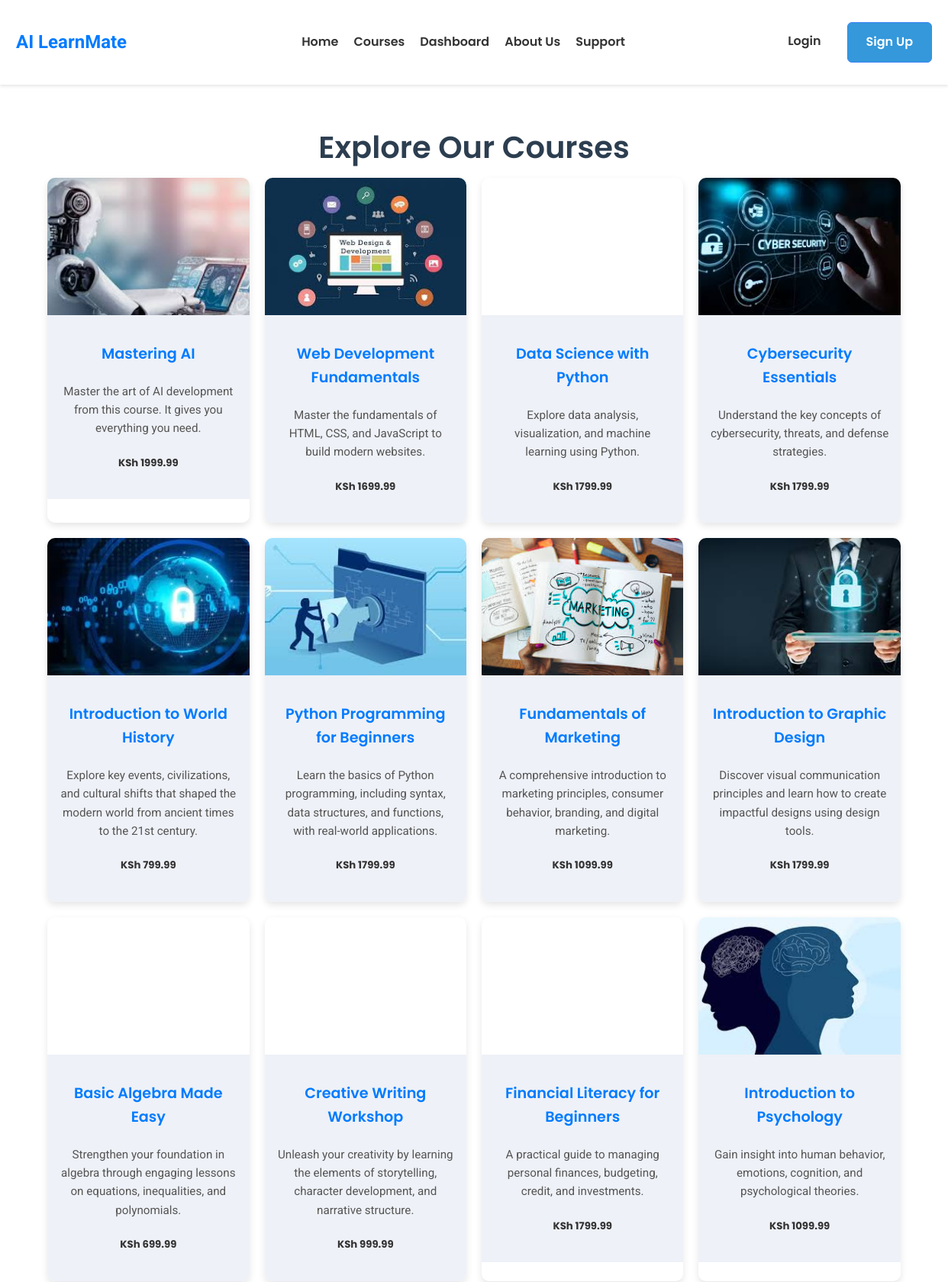
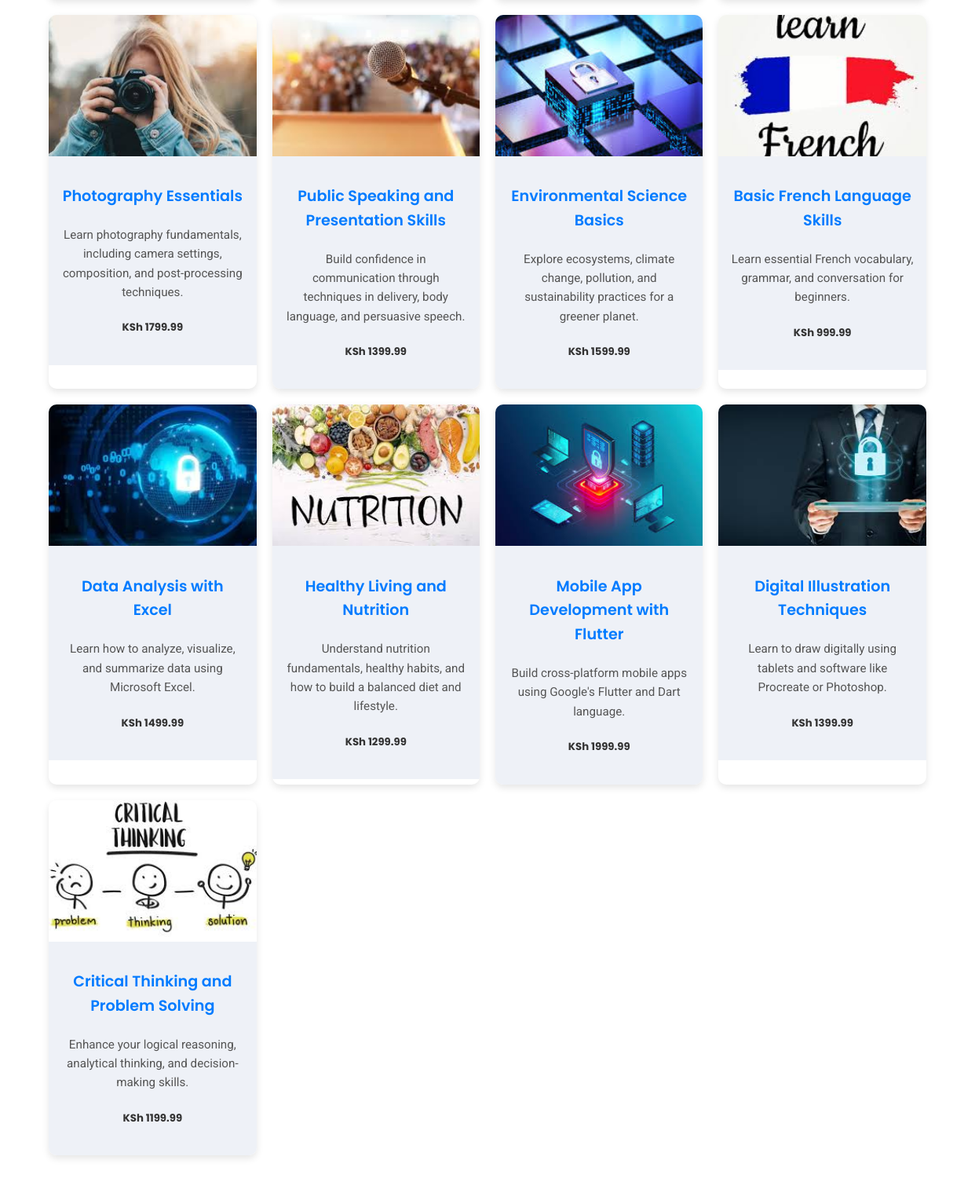
Page /courses/ (upper part) on the committed database (2 pictures, top to bottom).
### learning/models.py (models this page shows, shortened)
class Course(models.Model):
    title = models.CharField(max_length=200)
    description = models.TextField()
    instructor = models.ForeignKey(User, on_delete=models.CASCADE, related_name='courses_taught')
    subject = models.CharField(max_length=100)
    difficulty = models.CharField(max_length=50)
    course_image = models.ImageField(upload_to='courseimages')
    learning_outcomes = models.TextField()
    created_at = models.DateTimeField(auto_now_add=True)
    updated_at = models.DateTimeField(auto_now=True)
    is_ai_recommended = models.BooleanField(default=False)
    price = models.FloatField(default=1799.99)

### learning/views.py (the view)
# urls.py: path('courses/', views.courses, name='courses'), # Lists all available courses
def courses(request):
    courses = Course.objects.all()
    context = {
        'courses': courses,
    }
    return render(request, 'learning/courses.html', context=context)

### templates/learning/courses.html
{% extends 'base.html' %}
{% load static %}
{% block content %}
<section class="courses">
    <h2 class="page-title">Explore Our Courses</h2>
    <div class="courses-grid">
    {% for course in courses %}
        <div class="course-card">
            <div class="course-image" style="background-image: url('{{ course.course_image.url }}');"></div>
            <div class="course-info">
                <h4><a href="{% url 'learningapp:course_detail' course.id %}" class="course-title"> {{course.title}} </a></h4>
                <p class="course-summary">{{course.description}}</p>
                <h5>KSh {{course.price}}</h5>
            </div>
        </div>
    {% endfor %}
    </div>
</section>
{% endblock %}

### static/styles/home.css (style rules this page uses)
body { font-family: 'Poppins', sans-serif; margin: 0; padding: 0; color: #333; line-height: 1.6; }
h1, h2, h3, h4 { font-family: 'Roboto', sans-serif; font-weight: 700; }
a { text-decoration: none; color: inherit; }

### static/styles/courses.css (style rules this page uses)
.courses { width: 90%; max-width: 1200px; margin: 50px auto; }
.page-title { font-family: 'Poppins', sans-serif; font-size: 2.5rem; font-weight: 600; text-align: center; margin-bottom: 40px; color: #222; }
.courses-grid { display: grid; grid-template-columns: repeat(auto-fit, minmax(250px, 1fr)); gap: 20px; }
.course-card { background: #fff; border-radius: 10px; overflow: hidden; box-shadow: 0px 4px 10px rgba(0, 0, 0, 0.1); transition: transform 0.3s ease-in-out; }
.course-image { width: 100%; height: 180px; background-size: cover; background-position: center; background-repeat: no-repeat; transition: background-size 0.4s ease-in-out; }
.course-info { padding: 15px; background: #eef1f7; text-align: center; }
.course-title { font-family: 'Poppins', sans-serif; font-size: 1.2rem; font-weight: 600; color: #007bff; text-decoration: none; }
.course-summary { font-family: 'Roboto', sans-serif; font-size: 0.95rem; color: #555; line-height: 1.6; }

### static/styles/course.css (style rules this page uses)
.course-image { flex: 0 0 300px; }

### static/styles/progress.css (style rules this page uses)
.page-title { color: #1e293b; margin-bottom: 2rem; font-size: 2rem; }
.course-info { flex: 1; }

### static/styles/assessments.css (style rules this page uses)
.page-title { color: #1e293b; margin-bottom: 0.5rem; font-size: 2rem; }

### static/styles/about_us.css (style rules this page uses)
.page-title { font-size: 2.5rem; text-align: center; margin-bottom: 2rem; color: #2c3e50; }

### static/styles/support.css (style rules this page uses)
.page-title { font-size: 2.5rem; text-align: center; margin-bottom: 0.5rem; color: #2c3e50; }

### rows in the picture
Course: course_image (picture), title "Mastering AI", description "Master the art of AI development from this course. It gives you everything you need.", price "1999.99"
Course: course_image (picture), title "Web Development Fundamentals", description "Master the fundamentals of HTML, CSS, and JavaScript to build modern websites.", price "1699.99"
Course: title "Data Science with Python", description "Explore data analysis, visualization, and machine learning using Python.", price "1799.99"
Course: course_image (picture), title "Cybersecurity Essentials", description "Understand the key concepts of cybersecurity, threats, and defense strategies.", price "1799.99"
Course: course_image (picture), title "Introduction to World History", description "Explore key events, civilizations, and cultural shifts that shaped the modern world from ancient times to the 21st century.", price "799.99"
Course: course_image (picture), title "Python Programming for Beginners", description "Learn the basics of Python programming, including syntax, data structures, and functions, with real-world applications.", price "1799.99"
Course: course_image (picture), title "Fundamentals of Marketing", description "A comprehensive introduction to marketing principles, consumer behavior, branding, and digital marketing.", price "1099.99"
Course: course_image (picture), title "Introduction to Graphic Design", description "Discover visual communication principles and learn how to create impactful designs using design tools.", price "1799.99"
Course: title "Basic Algebra Made Easy", description "Strengthen your foundation in algebra through engaging lessons on equations, inequalities, and polynomials.", price "699.99"
Course: title "Creative Writing Workshop", description "Unleash your creativity by learning the elements of storytelling, character development, and narrative structure.", price "999.99"
Course: title "Financial Literacy for Beginners", description "A practical guide to managing personal finances, budgeting, credit, and investments.", price "1799.99"
Course: course_image (picture), title "Introduction to Psychology", description "Gain insight into human behavior, emotions, cognition, and psychological theories.", price "1099.99"
Course: course_image (picture), title "Photography Essentials", description "Learn photography fundamentals, including camera settings, composition, and post-processing techniques.", price "1799.99"
Course: course_image (picture), title "Public Speaking and Presentation Skills", description "Build confidence in communication through techniques in delivery, body language, and persuasive speech.", price "1399.99"
Course: course_image (picture), title "Environmental Science Basics", description "Explore ecosystems, climate change, pollution, and sustainability practices for a greener planet.", price "1599.99"
Course: course_image (picture), title "Basic French Language Skills", description "Learn essential French vocabulary, grammar, and conversation for beginners.", price "999.99"
Course: course_image (picture), title "Data Analysis with Excel", description "Learn how to analyze, visualize, and summarize data using Microsoft Excel.", price "1499.99"
Course: course_image (picture), title "Healthy Living and Nutrition", description "Understand nutrition fundamentals, healthy habits, and how to build a balanced diet and lifestyle.", price "1299.99"
Course: course_image (picture), title "Mobile App Development with Flutter", description "Build cross-platform mobile apps using Google's Flutter and Dart language.", price "1999.99"
Course: course_image (picture), title "Digital Illustration Techniques", description "Learn to draw digitally using tablets and software like Procreate or Photoshop.", price "1399.99"
Course: course_image (picture), title "Critical Thinking and Problem Solving", description "Enhance your logical reasoning, analytical thinking, and decision-making skills.", price "1199.99"
